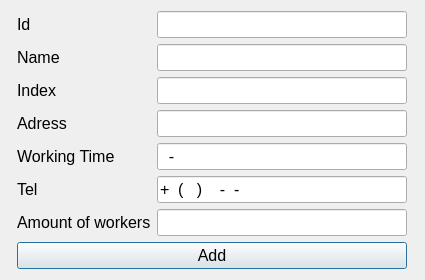
<?xml version="1.0" encoding="UTF-8"?>
<ui version="4.0">
 <class>DialogAdd</class>
 <widget class="QDialog" name="DialogAdd">
  <property name="geometry">
   <rect>
    <x>0</x>
    <y>0</y>
    <width>425</width>
    <height>278</height>
   </rect>
  </property>
  <property name="windowTitle">
   <string>Dialog</string>
  </property>
  <layout class="QGridLayout" name="gridLayout">
   <item row="0" column="0">
    <spacer name="horizontalSpacer">
     <property name="orientation">
      <enum>Qt::Horizontal</enum>
     </property>
     <property name="sizeHint" stdset="0">
      <size>
       <width>40</width>
       <height>20</height>
      </size>
     </property>
    </spacer>
   </item>
   <item row="1" column="1">
    <widget class="QPushButton" name="pushButtonAdd">
     <property name="font">
      <font>
       <pointsize>12</pointsize>
      </font>
     </property>
     <property name="text">
      <string>Add</string>
     </property>
    </widget>
   </item>
   <item row="0" column="2">
    <spacer name="horizontalSpacer_2">
     <property name="orientation">
      <enum>Qt::Horizontal</enum>
     </property>
     <property name="sizeHint" stdset="0">
      <size>
       <width>40</width>
       <height>20</height>
      </size>
     </property>
    </spacer>
   </item>
   <item row="0" column="1">
    <layout class="QFormLayout" name="formLayout">
     <item row="0" column="0">
      <widget class="QLabel" name="label">
       <property name="font">
        <font>
         <pointsize>12</pointsize>
        </font>
       </property>
       <property name="text">
        <string>Id</string>
       </property>
      </widget>
     </item>
     <item row="0" column="1">
      <widget class="QLineEdit" name="lineEdit_Id">
       <property name="sizePolicy">
        <sizepolicy hsizetype="MinimumExpanding" vsizetype="Fixed">
         <horstretch>0</horstretch>
         <verstretch>0</verstretch>
        </sizepolicy>
       </property>
       <property name="minimumSize">
        <size>
         <width>250</width>
         <height>0</height>
        </size>
       </property>
       <property name="font">
        <font>
         <pointsize>12</pointsize>
        </font>
       </property>
       <property name="inputMask">
        <string/>
       </property>
      </widget>
     </item>
     <item row="1" column="0">
      <widget class="QLabel" name="label_2">
       <property name="font">
        <font>
         <pointsize>12</pointsize>
        </font>
       </property>
       <property name="text">
        <string>Name</string>
       </property>
      </widget>
     </item>
     <item row="1" column="1">
      <widget class="QLineEdit" name="lineEdit_Name">
       <property name="sizePolicy">
        <sizepolicy hsizetype="MinimumExpanding" vsizetype="Fixed">
         <horstretch>0</horstretch>
         <verstretch>0</verstretch>
        </sizepolicy>
       </property>
       <property name="font">
        <font>
         <pointsize>12</pointsize>
        </font>
       </property>
      </widget>
     </item>
     <item row="2" column="0">
      <widget class="QLabel" name="label_3">
       <property name="font">
        <font>
         <pointsize>12</pointsize>
        </font>
       </property>
       <property name="text">
        <string>Index</string>
       </property>
      </widget>
     </item>
     <item row="2" column="1">
      <widget class="QLineEdit" name="lineEdit_Index">
       <property name="sizePolicy">
        <sizepolicy hsizetype="MinimumExpanding" vsizetype="Fixed">
         <horstretch>0</horstretch>
         <verstretch>0</verstretch>
        </sizepolicy>
       </property>
       <property name="font">
        <font>
         <pointsize>12</pointsize>
        </font>
       </property>
       <property name="inputMask">
        <string>000000</string>
       </property>
       <property name="text">
        <string notr="true"/>
       </property>
      </widget>
     </item>
     <item row="3" column="0">
      <widget class="QLabel" name="label_4">
       <property name="font">
        <font>
         <pointsize>12</pointsize>
        </font>
       </property>
       <property name="text">
        <string>Adress</string>
       </property>
      </widget>
     </item>
     <item row="4" column="0">
      <widget class="QLabel" name="label_5">
       <property name="font">
        <font>
         <pointsize>12</pointsize>
        </font>
       </property>
       <property name="text">
        <string>Working Time</string>
       </property>
      </widget>
     </item>
     <item row="4" column="1">
      <widget class="QLineEdit" name="lineEdit_Time">
       <property name="sizePolicy">
        <sizepolicy hsizetype="MinimumExpanding" vsizetype="Fixed">
         <horstretch>0</horstretch>
         <verstretch>0</verstretch>
        </sizepolicy>
       </property>
       <property name="font">
        <font>
         <pointsize>12</pointsize>
        </font>
       </property>
       <property name="inputMask">
        <string>00-00</string>
       </property>
       <property name="text">
        <string notr="true">-</string>
       </property>
      </widget>
     </item>
     <item row="5" column="0">
      <widget class="QLabel" name="label_6">
       <property name="font">
        <font>
         <pointsize>12</pointsize>
        </font>
       </property>
       <property name="text">
        <string>Tel</string>
       </property>
      </widget>
     </item>
     <item row="5" column="1">
      <widget class="QLineEdit" name="lineEdit_Tel">
       <property name="sizePolicy">
        <sizepolicy hsizetype="MinimumExpanding" vsizetype="Fixed">
         <horstretch>0</horstretch>
         <verstretch>0</verstretch>
        </sizepolicy>
       </property>
       <property name="font">
        <font>
         <pointsize>12</pointsize>
        </font>
       </property>
       <property name="layoutDirection">
        <enum>Qt::LeftToRight</enum>
       </property>
       <property name="inputMask">
        <string>+0 (000) 000-00-00</string>
       </property>
       <property name="text">
        <string notr="true">+ () --</string>
       </property>
      </widget>
     </item>
     <item row="3" column="1">
      <widget class="QLineEdit" name="lineEdit_Adress">
       <property name="sizePolicy">
        <sizepolicy hsizetype="MinimumExpanding" vsizetype="Fixed">
         <horstretch>0</horstretch>
         <verstretch>0</verstretch>
        </sizepolicy>
       </property>
       <property name="font">
        <font>
         <pointsize>12</pointsize>
        </font>
       </property>
      </widget>
     </item>
     <item row="6" column="0">
      <widget class="QLabel" name="label_7">
       <property name="font">
        <font>
         <pointsize>12</pointsize>
        </font>
       </property>
       <property name="text">
        <string>Amount of workers</string>
       </property>
      </widget>
     </item>
     <item row="6" column="1">
      <widget class="QLineEdit" name="lineEdit_Workers">
       <property name="sizePolicy">
        <sizepolicy hsizetype="MinimumExpanding" vsizetype="Fixed">
         <horstretch>0</horstretch>
         <verstretch>0</verstretch>
        </sizepolicy>
       </property>
       <property name="font">
        <font>
         <pointsize>12</pointsize>
        </font>
       </property>
      </widget>
     </item>
    </layout>
   </item>
  </layout>
 </widget>
 <resources/>
 <connections/>
</ui>
